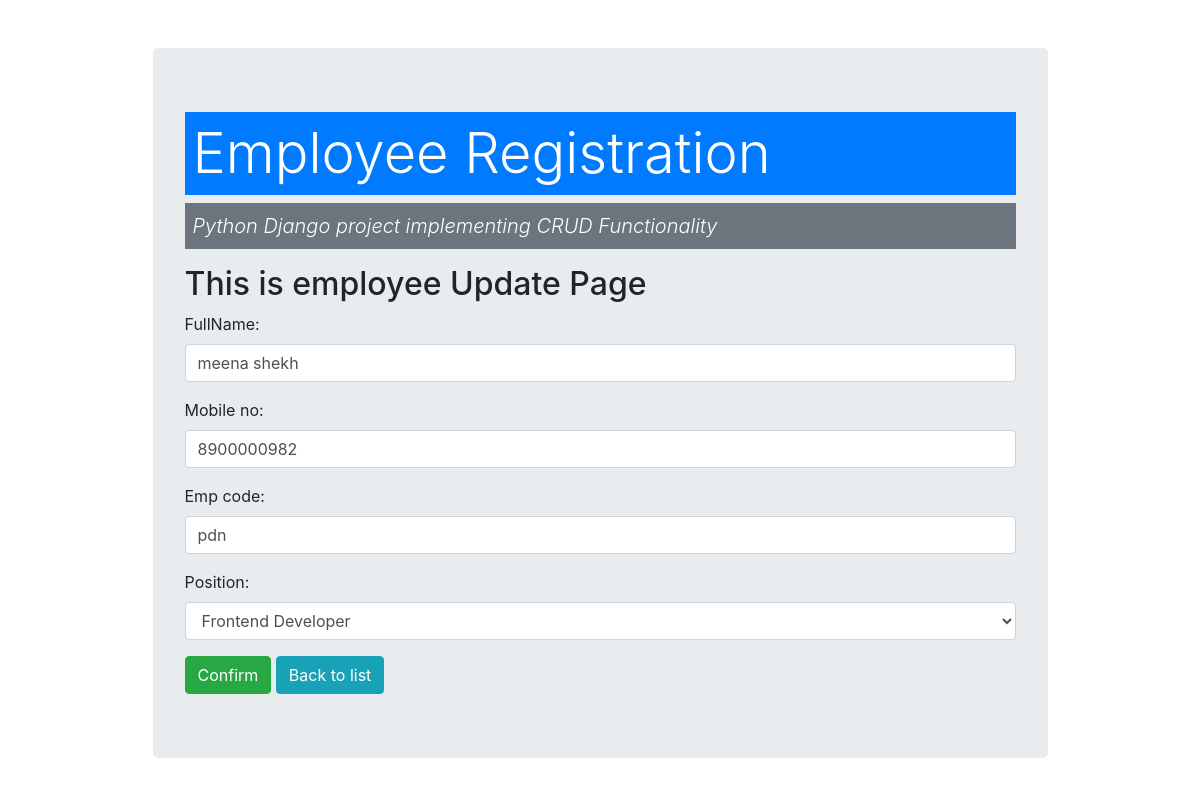
The app's page /update/2/ with its own data.
### employeeregister/models.py (models this page shows, shortened)
class employee(models.Model):
    FullName=models.CharField(max_length=100)
    emp_code=models.CharField(max_length=3)
    mobile_no=models.CharField(max_length=10)
    position=models.ForeignKey(position,on_delete=models.CASCADE)

### employeeregister/views.py (the view)
# urls.py: path('update/<int:id>/',views.employee_update,name='employee_update')
def employee_update(request,id):
    if request.method=='POST':
        pi=employee.objects.get(pk=id)
        fm=employeeForm(request.POST,instance=pi)
        if fm.is_valid():
            fm.save()
    else:
        pi=employee.objects.get(pk=id)
        fm=employeeForm(instance=pi)
    return render(request,'employee/employeeUpdate.html',{'form':fm})

### employeeregister/forms.py
class employeeForm(forms.ModelForm):
    class Meta:
        model = employee
        fields = ("FullName","mobile_no","emp_code","position")
        widgets={
            'FullName':forms.TextInput(attrs={'class':'form-control','id':'fullName','placeholder':'Full Name'}),
            'mobile_no':forms.TextInput(attrs={'class':'form-control','id':'mobNo','placeholder':'Mobile Number'}),
            'emp_code':forms.TextInput(attrs={'class':'form-control','id':'emp_code','placeholder':'Emp. Code'}),
            'position':forms.Select(attrs={'class':'form-control','id':'exampleFormControlSelect1'}),
        }

### employeeregister/models.py (called while the page is built)
    def __str__(self):
        return self.title

### employeeregister/templates/employee/employeeUpdate.html (shortened to what this page needs)
{% extends 'employee/base.html' %}
{% block content %}
<h2>This is employee Update Page</h2>
<form action="" method='POST'>
  {{form.as_p}}
  <input type='submit' class='btn btn-success' value='Confirm'>
  <a href="{% url 'employee_list' %}" class='btn btn-info'>Back to list</a>
</form>
{% endblock %}

### records on screen
employee: FullName "meena shekh", mobile_no "8900000982", emp_code "pdn", position "Frontend Developer"
